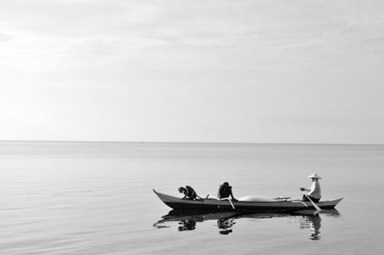
#> input picture Assignment 5/Scene.jpg, 384 x 255 px, found by its file name
$ python OstuWithrandomization.py
#> lines starting #> are read from the running program, lines starting #| are printed output that depends on the picture
import cv2
import numpy as np
import random
import matplotlib.pyplot as plt

img=cv2.imread('./Assignment 5/Scene.jpg',0)
#> img is the input picture: shape (255, 384); min 0, max 255, mean 208.4
rows,cols=img.shape
#> rows = 255; cols = 384
imgOut=np.zeros((rows,cols),dtype=np.uint8)

a=[]
for i in range(rows):
    for j in range(cols):
        a.append([i,j])

random.shuffle(a)

for i in range(0,rows*cols-1,2):
    imgOut[a[i][0]][a[i][1]]=img[a[i+1][0]][a[i+1][1]]
    imgOut[a[i+1][0]][a[i+1][1]]=img[a[i][0]][a[i][1]]
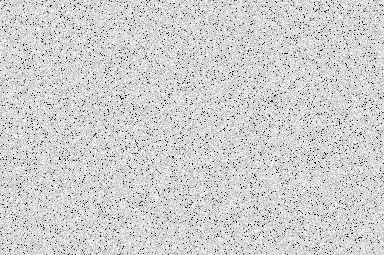
#> imgOut: shape (255, 384); min 0, max 255, mean 208.4
cv2.imshow('Input',img)
cv2.imshow('OutPut',imgOut)
cv2.waitKey(0)

def Ostumethod(img):
    ihist=[0]*256
    rows,cols=img.shape
#> rows = 255; cols = 384
    for i in range(rows):
        for j in range(cols):
            ihist[img[i][j]]+=1

    for i in range(256):
        ihist[i]/=(rows*cols)

    Mg=0
    for i in range(256):
        Mg+=(i*ihist[i])
#> after the loop, Mg = 208.4

    P1=[0]*256
    M=[0]*256

    P1[0]=ihist[0]
    M[0]=0
    Sigma2B=[0]*256
    maxk=0

    for k in range(1,254):
        P1[k]=P1[k-1] + ihist[k]
        M[k]=M[k-1] + ihist[k]*k
        Sigma2B[k]= (pow(P1[k]*Mg - M[k], 2) / (P1[k]*(1-P1[k])))
        if(Sigma2B[maxk]<Sigma2B[k]):
            maxk=k
#> after the loop, maxk = 134
    return Sigma2B

Sigma2B1=Ostumethod(img)
#> Sigma2B1 = 256 values, max 1130.9 at index 134, min 0 at index 0, mean 776.7
Sigma2B2=Ostumethod(imgOut)
#> Sigma2B2 has the same summary as Sigma2B1

plt.subplot(1,2,1)
plt.title('Variation of Sigma2B with k in Orignal Image')
plt.plot(Sigma2B1)

plt.subplot(1,2,2)
plt.title('Variation of Sigma2B with k in Randomize Image')
plt.plot(Sigma2B2)
plt.show()
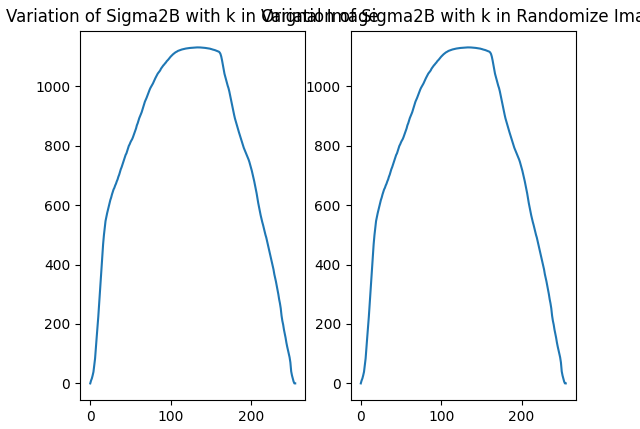
#> figure drawn by matplotlib, 2 panels; panel 1: curve peaks at x = 134, y = 1130.9; panel 2: curve peaks at x = 134, y = 1130.9

cv2.destroyAllWindows()
